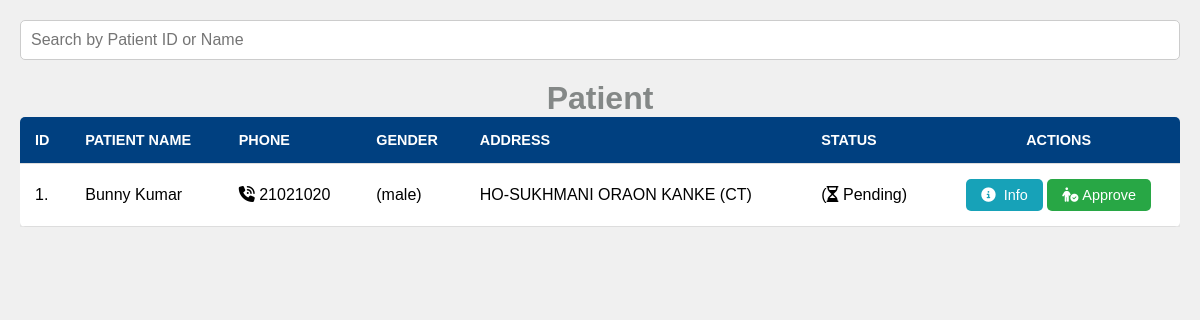
Screenshot of /media_files/Patients_list.php (signed in) with the database file from the repository.
### tables this page shows
CREATE TABLE `appointment_db` (
  `id` int(3) NOT NULL,
  `Patient_Name` varchar(205) NOT NULL,
  `Department` varchar(240) NOT NULL,
  `Doctor_Name` varchar(270) NOT NULL,
  `Patient_Address` varchar(400) NOT NULL,
  `Appointment_Date` varchar(40) NOT NULL,
  `Appointment_Time` varchar(60) NOT NULL,
  `Patient_Email` varchar(200) NOT NULL,
  `Patient_Phone` int(20) NOT NULL,
  `Date` datetime NOT NULL DEFAULT current_timestamp(),
  `u_gender` varchar(200) NOT NULL,
  `u_Status` varchar(205) NOT NULL
);

### media_files/Patients_list.php (the view, shortened to what this page needs)
<!DOCTYPE html>
<html lang="en">
<head>
    <link rel="stylesheet" href="https://cdnjs.cloudflare.com/ajax/libs/font-awesome/6.6.0/css/all.min.css" />
</head>
<body>
    <div class="search-add">
        <input type="text" id="searchInput" placeholder="Search by Patient ID or Name">
    </div>
<h1 style="text-align: center; color:#848887;">Patient</h1>
    <div class="table-container">
        <table>
            <thead>
                <tr>
                    <th>ID</th>
                    <th>Patient Name</th>
                    <th>Phone</th>
                    <th>Gender</th>
                    <th>Address</th>
                    <th>Status</th>
                    <th colspan="2" style="text-align: center;">Actions</th>
                </tr>
            </thead>
            <tbody id="patientsTable">
                <?php
                   include("conn.php");
                $sqli = "SELECT * FROM appointment_db";
                $data = mysqli_query($conn,$sqli);
                   $snumber = 1;
                    while ( $result = mysqli_fetch_assoc($data))
                    {
                        echo "<tr>
                    <td>".$snumber.".</td>
                    <td>".$result['Patient_Name']."</td>
                    <td><i class='fa-solid fa-phone-volume'></i>&nbsp;".$result['Patient_Phone']."</td>
                    <td>(".$result['u_gender'].")</td>
                    <td>".$result['Patient_Address']."</td>
                     <td>(<i class='fa-regular fa-hourglass-half'></i>&nbsp;".$result['u_Status'].")</td>
                    <td colspan='2' style='text-align: center;''>
                        <button class='info-btn'><i class='fa-solid fa-circle-info'></i>&nbsp; <a href='pdf_file/data_print.php?sn=$result[id]&& pn=$result[Patient_Name]&& ug=$result[u_gender]&& pa=$result[Patient_Address]&& dp=$result[Department]&& dn=$result[Doctor_Name]&& pe=$result[Patient_Email]&& pp=$result[Patient_Phone]&& ad=$result[Appointment_Date]&& at=$result[Appointment_Time]' style='color:white;text-decoration: none; '>Info</a></button>
                        <button class='view-btn'><i class='fa-solid fa-person-circle-check'></i>&nbsp;Approve</button>
                    </td>
                </tr>";
       $snumber++;
          }
                ?>
            </tbody>
        </table>
    </div>
</body>
</html>

### media_files/Patients_list.php (style rules this page uses)
* { margin: 0; padding: 0; box-sizing: border-box; font-family: Arial, sans-serif; }
body { background-color: #f0f0f0; padding: 20px; }
.search-add { display: flex; justify-content: space-between; margin-bottom: 20px; }
#searchInput { width: 100%; padding: 10px; border: 1px solid #ccc; border-radius: 5px; font-size: 1rem; }
.table-container { overflow-x: auto; }
table { width: 100%; border-collapse: collapse; background-color: white; border-radius: 5px; overflow: hidden; box-shadow: 0 5px 10px rgba(0, 0, 0, 0.1); }
table th, table td { padding: 15px; text-align: left; border-bottom: 1px solid #ddd; }
table th { background-color: #004080; color: white; text-transform: uppercase; font-size: 0.9rem; }
.info-btn, .view-btn, .edit-btn, .delete-btn { padding: 8px 15px; border: none; border-radius: 5px; cursor: pointer; font-size: 0.9rem; transition: background-color 0.3s ease; }
.info-btn { background-color: #17a2b8; color: white; }
.view-btn { background-color: #28a745; color: white; }
table tbody tr { animation: rowAppear 0.5s ease; }

### rows the page displays
appointment_db: Patient_Name "Bunny Kumar", Patient_Phone "21021020", u_gender "male", Patient_Address "HO-SUKHMANI ORAON KANKE (CT)", u_Status "Pending"
